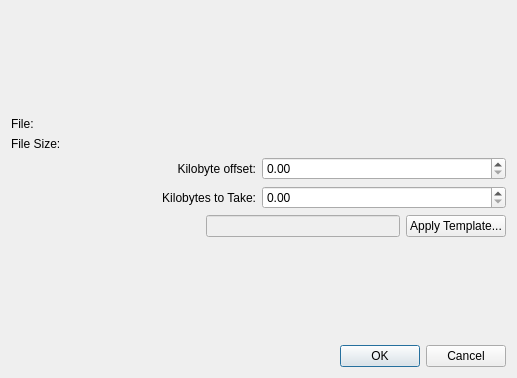
<?xml version="1.0" encoding="UTF-8"?>
<ui version="4.0">
 <class>ImportBitsWizard</class>
 <widget class="QDialog" name="ImportBitsWizard">
  <property name="geometry">
   <rect>
    <x>0</x>
    <y>0</y>
    <width>517</width>
    <height>378</height>
   </rect>
  </property>
  <property name="windowTitle">
   <string>Dialog</string>
  </property>
  <layout class="QVBoxLayout" name="verticalLayout">
   <item>
    <widget class="QLabel" name="lb_imagePreview">
     <property name="sizePolicy">
      <sizepolicy hsizetype="Fixed" vsizetype="Fixed">
       <horstretch>0</horstretch>
       <verstretch>0</verstretch>
      </sizepolicy>
     </property>
     <property name="minimumSize">
      <size>
       <width>256</width>
       <height>100</height>
      </size>
     </property>
     <property name="maximumSize">
      <size>
       <width>256</width>
       <height>100</height>
      </size>
     </property>
     <property name="text">
      <string/>
     </property>
    </widget>
   </item>
   <item>
    <widget class="QLabel" name="lb_fileName">
     <property name="text">
      <string>File:</string>
     </property>
    </widget>
   </item>
   <item>
    <widget class="QLabel" name="lb_fileSize">
     <property name="text">
      <string>File Size:</string>
     </property>
    </widget>
   </item>
   <item>
    <layout class="QHBoxLayout" name="horizontalLayout">
     <item>
      <widget class="QLabel" name="label">
       <property name="text">
        <string>Kilobyte offset:</string>
       </property>
       <property name="alignment">
        <set>Qt::AlignRight|Qt::AlignTrailing|Qt::AlignVCenter</set>
       </property>
      </widget>
     </item>
     <item>
      <widget class="QDoubleSpinBox" name="sb_startKb"/>
     </item>
    </layout>
   </item>
   <item>
    <layout class="QHBoxLayout" name="horizontalLayout_2">
     <item>
      <widget class="QLabel" name="label_2">
       <property name="text">
        <string>Kilobytes to Take:</string>
       </property>
       <property name="alignment">
        <set>Qt::AlignRight|Qt::AlignTrailing|Qt::AlignVCenter</set>
       </property>
      </widget>
     </item>
     <item>
      <widget class="QDoubleSpinBox" name="sb_takeKb"/>
     </item>
    </layout>
   </item>
   <item>
    <layout class="QHBoxLayout" name="horizontalLayout_3">
     <item>
      <spacer name="horizontalSpacer">
       <property name="orientation">
        <enum>Qt::Horizontal</enum>
       </property>
       <property name="sizeHint" stdset="0">
        <size>
         <width>40</width>
         <height>20</height>
        </size>
       </property>
      </spacer>
     </item>
     <item>
      <widget class="QLineEdit" name="le_templateName">
       <property name="enabled">
        <bool>false</bool>
       </property>
       <property name="readOnly">
        <bool>true</bool>
       </property>
       <property name="placeholderText">
        <string/>
       </property>
      </widget>
     </item>
     <item>
      <widget class="QPushButton" name="pb_applyTemplate">
       <property name="text">
        <string>Apply Template...</string>
       </property>
      </widget>
     </item>
    </layout>
   </item>
   <item>
    <spacer name="verticalSpacer">
     <property name="orientation">
      <enum>Qt::Vertical</enum>
     </property>
     <property name="sizeHint" stdset="0">
      <size>
       <width>20</width>
       <height>40</height>
      </size>
     </property>
    </spacer>
   </item>
   <item>
    <widget class="QDialogButtonBox" name="dialogButtons">
     <property name="orientation">
      <enum>Qt::Horizontal</enum>
     </property>
     <property name="standardButtons">
      <set>QDialogButtonBox::Cancel|QDialogButtonBox::Ok</set>
     </property>
    </widget>
   </item>
  </layout>
 </widget>
 <resources/>
 <connections>
  <connection>
   <sender>dialogButtons</sender>
   <signal>accepted()</signal>
   <receiver>ImportBitsWizard</receiver>
   <slot>accept()</slot>
   <hints>
    <hint type="sourcelabel">
     <x>248</x>
     <y>254</y>
    </hint>
    <hint type="destinationlabel">
     <x>157</x>
     <y>274</y>
    </hint>
   </hints>
  </connection>
  <connection>
   <sender>dialogButtons</sender>
   <signal>rejected()</signal>
   <receiver>ImportBitsWizard</receiver>
   <slot>reject()</slot>
   <hints>
    <hint type="sourcelabel">
     <x>316</x>
     <y>260</y>
    </hint>
    <hint type="destinationlabel">
     <x>286</x>
     <y>274</y>
    </hint>
   </hints>
  </connection>
 </connections>
</ui>
